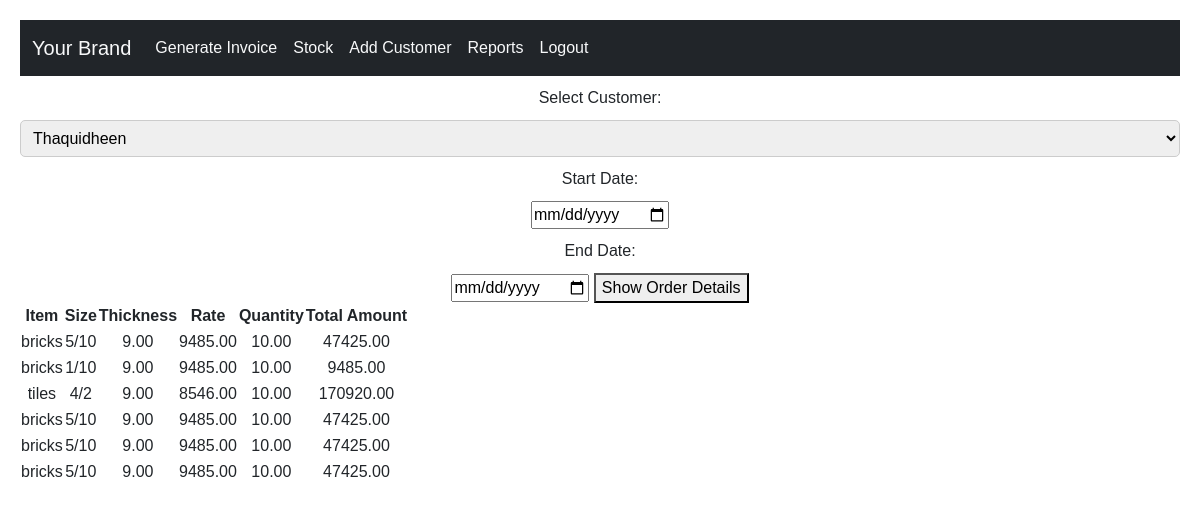
/report/ (signed in), run on the app's committed database.
### bill/models.py (models this page shows)
class InvoiceItem(models.Model):
    customer = models.ForeignKey(AddCustomer, on_delete=models.CASCADE)
    invoice_date = models.DateField()
    invoice_number = models.CharField(max_length=255)
    item = models.ForeignKey(Item, on_delete=models.CASCADE)
    thickness = models.DecimalField(max_digits=10, decimal_places=2)
    size = models.CharField(max_length=255)
    quantity = models.DecimalField(max_digits=10, decimal_places=2)
    area = models.DecimalField(max_digits=10, decimal_places=2)
    rate = models.DecimalField(max_digits=10, decimal_places=2)
    amount = models.DecimalField(max_digits=10, decimal_places=2)
    def __str__(self):
        return f"InvoiceItem {self.item}"

### additem/models.py (models this page shows)
class Item(models.Model):
    item_name = models.CharField(max_length=255)
    def __str__(self):
        return self.item_name

### report/views.py (the view)
# urls.py: path('report/',include('report.urls')),
@login_required
def report(request):
    customers = AddCustomer.objects.all()
    customer_name = request.GET.get('customer_name')
    start_date = request.GET.get('start_date')
    end_date = request.GET.get('end_date')
    invoice_items_query = InvoiceItem.objects.all()
    if customer_name:
        invoice_items_query = invoice_items_query.filter(customer__customer_name=customer_name)
    if start_date and end_date:
        invoice_items_query = invoice_items_query.filter(invoice_date__range=(start_date, end_date))
    customer_items = invoice_items_query
    print(customer_items)
    print("Start Date:", start_date)
    print("End Date:", end_date)
    return render(request, 'report.html', {'customers': customers, 'customer_items': customer_items})

### template/report.html (shortened to what this page needs)
{% extends "layout.html" %}
{% block content %}
{% load static %}
    <form action="{% url 'report' %}" method="GET">
        <label for="customer-options">Select Customer:</label>
        <select name="customer_name" id="customer-options">
            {% for customer in customers %}
                <option value="{{ customer.customer_name }}">{{ customer.customer_name }}</option>
            {% endfor %}
        </select>
        <label for="start-date">Start Date:</label>
        <input type="date" name="start_date" id="start-date">
        <label for="end-date">End Date:</label>
        <input type="date" name="end_date" id="end-date">
        <button type="submit">Show Order Details</button>
    </form>
    <table>
        <thead>
            <tr>
                <th>Item</th>
                <th>Size</th>
                <th>Thickness</th>
                <th>Rate</th>
                <th>Quantity</th>
                <th>Total Amount</th>
            </tr>
        </thead>
        <tbody>
            {% for item in customer_items %}
                <tr>
                    <td>{{ item.item }}</td>
                    <td>{{ item.size }}</td>
                    <td>{{ item.thickness }}</td>
                    <td>{{ item.rate }}</td>
                    <td>{{ item.quantity }}</td>
                    <td>{{ item.amount }}</td>
                </tr>
            {% empty %}
                <tr>
                    <td colspan="6">No orders found for the selected customer and date range.</td>
                </tr>
            {% endfor %}
        </tbody>
    </table>
{% endblock %}

### template/report.html (style rules this page uses)
body { font-family: Arial, sans-serif; margin: 0; padding: 20px; text-align: center; }
label { display: block; margin: 10px 0; }
select { width: 100%; padding: 8px; border: 1px solid #ccc; border-radius: 5px; }

### data on the page
InvoiceItem: item "bricks", size "5/10", thickness "9.00", rate "9485.00", quantity "10.00", amount "47425.00"
InvoiceItem: item "bricks", size "1/10", thickness "9.00", rate "9485.00", quantity "10.00", amount "9485.00"
InvoiceItem: item "tiles", size "4/2", thickness "9.00", rate "8546.00", quantity "10.00", amount "170920.00"
InvoiceItem: item "bricks", size "5/10", thickness "9.00", rate "9485.00", quantity "10.00", amount "47425.00"
InvoiceItem: item "bricks", size "5/10", thickness "9.00", rate "9485.00", quantity "10.00", amount "47425.00"
InvoiceItem: item "bricks", size "5/10", thickness "9.00", rate "9485.00", quantity "10.00", amount "47425.00"

### other printed values
form field customer_name "Thaquidheen"
